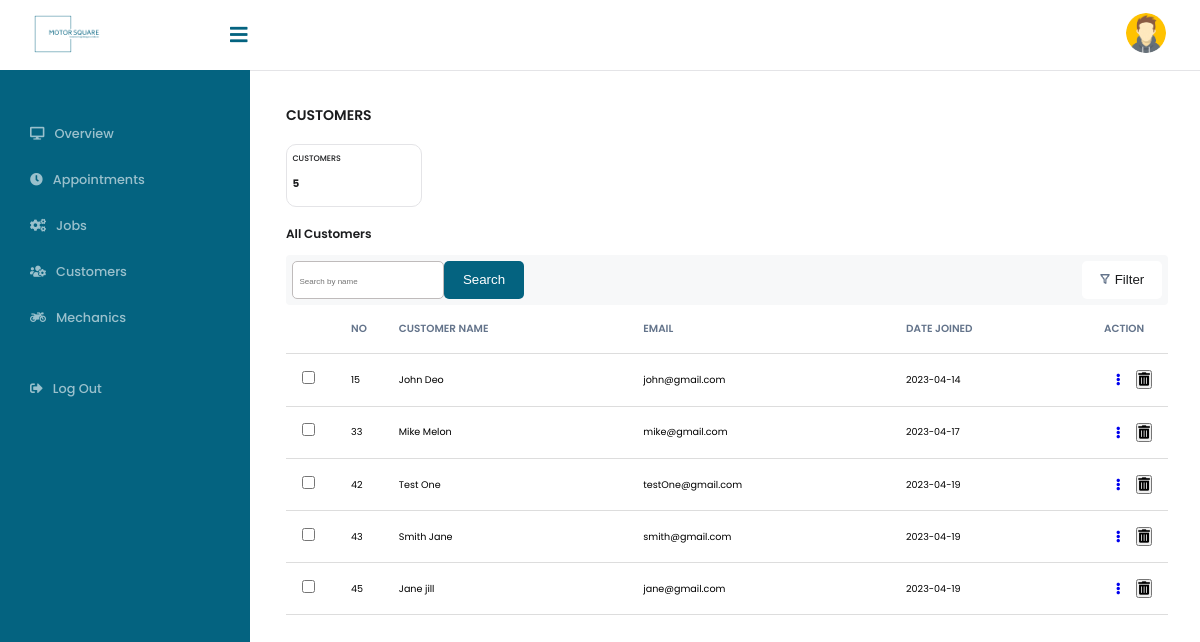
Page /admin/customers.php (signed in) on the committed database.
### tables this page shows
CREATE TABLE `user` (
  `userId` int(11) NOT NULL,
  `fullName` varchar(255) NOT NULL,
  `email` varchar(255) NOT NULL,
  `password` varchar(255) NOT NULL,
  `image` varchar(255) DEFAULT NULL,
  `phone` varchar(50) DEFAULT NULL,
  `level` int(1) NOT NULL,
  `dateJoined` date DEFAULT current_timestamp()
);

### admin/customers.php (the view, shortened to what this page needs)
<?php
require_once('../shared/connection.php');
$query = "SELECT * FROM user WHERE level = 2";
$queryResult = $connection->query($query);
$countCustomer="SELECT count(*) as total from user where level = 2";
$dataCustomer= $connection->query($countCustomer);
$totalCustomerCount=$dataCustomer->fetch_assoc();
require_once("../shared/header.php");
require_once('shared/sidebar.php');
?>
<div class="content">
      <div class="dashboard__overview">
        <p class="dashboard__title mt-sm">CUSTOMERS</p>
        <div class="card__box flex-display--column">
          <p class="card__box--title">CUSTOMERS</p>
          <p class="card__box--description"><?php echo $totalCustomerCount["total"]; ?></p>
        </div>
        <div class="dashboard__table-header flex-display">
          <p class="dashboard__subtitle">All Customers</p>
        </div>
        <div class="dashboard__search-header flex-display">
          <div class="dashboard__search-box flex-display">
            <input type="search" name="mainSearchJob" id="mainSearchJob" placeholder="Search by name" />
            <button class="btn btn-primary">Search</button>
          </div>
          <button class="btn btn-white btn-white-after">Filter</button>
        </div>
        <table>
          <thead>
            <tr>
              <th class="checkbox"></th>
              <th class="sn">NO</th>
              <th>Customer NAME</th>
              <th>Email</th>
              <th>DATE JOINED</th>
              <th class="action">Action</th>
            </tr>
          </thead>
          <tbody id="mainJobTable">
            <?php while($row=$queryResult->fetch_assoc()) {?>
            <tr>
              <td class="checkbox"><input type="checkbox" /></td>
              <td class="sn"><?php echo $row["userId"]; ?></td>
              <td><?php echo $row["fullName"]; ?></td>
              <td><?php echo $row["email"]; ?></td>
              <td><?php echo $row["dateJoined"]; ?></td>
              <td class="action">
                <div class="flex-display icon-size">
                <a href="customerJobHistory.php?userId=<?php echo $row["userId"]; ?>"><i class="fas fa-ellipsis-v three-dots edit-mechanic-data"></i></a>
                <form method="post">
                <button type="submit" name="submitUserId" id="submitUserId"><i class="fas fa-trash-alt delete-customer-data"></i></button>
                </form>
                </div>
              </td>
            </tr>
            <?php }?>
          </tbody>
        </table>
      </div>
    </div>
<?php require_once("../shared/footer.php"); ?>

### css/style.css (style rules this page uses)
* { margin: 0; padding: 0; }
*, *::after, *::before { margin: 0; padding: 0; }
*, *::before, *::after { box-sizing: inherit; }
html { box-sizing: border-box; font-size: 62.5%; font-family: "Poppins", sans-serif; }
@media only screen and (max-width: 75em) { html { font-size: 50%; } }
a, ul, li { list-style: none; text-decoration: none; }
body { font-family: "Poppins", sans-serif; font-weight: 500; font-style: normal; line-height: 1.6; text-decoration: none; -ms-overflow-style: none; scrollbar-width: none; }
.profile-icon-edit, .close-modal-job-processing, .select-admin-mechanic, .delete-mechanic-data, .edit-mechanic-data, .select-admin-job--2, .delete-customer-data, .select-admin-customer, .appoint-delete-icon, .pointer, .appointment-to-assign { cursor: pointer; }
.mt-sm { margin-top: 0.7rem; }
input, select, .text-area, .media-container { border: 1px solid #bfbbbb !important; }
p { padding: 0 !important; }
.btn { cursor: pointer; max-width: 28rem; border: none; border-radius: 5px; outline: none; padding: 0.8rem 0; min-width: 10rem; }
.btn-primary { background-color: #046380; color: white; }
.btn-white { background-color: #ffffff; color: #1b1c1e; width: 9rem; }
.btn-white-after::before { display: inline-block; background-image: url("/img/filter.png"); background-repeat: no-repeat; width: 15px; height: 13px; background-size: 10px 10px; content: ""; vertical-align: middle; }
.card__box { border: 1px solid #e4e4e7; padding: 0.68rem; border-radius: 10px; max-width: 17rem; width: 100%; }
.card__box--title { font-size: 1rem; font-weight: 500; line-height: 18px; color: #1b1c1e; text-transform: uppercase; }
.card__box--description { font-weight: 700; color: #1b1c1e; font-size: 1.3rem; line-height: 32px; }
table { border-collapse: collapse; width: 100%; margin-bottom: 5rem; }
table thead tr th { color: #64748b; font-size: 1.3rem; font-weight: 600; text-transform: uppercase; }
table tbody tr td { font-size: 1.2rem; font-weight: 400; }
th, td { text-align: left; padding: 16px; border-bottom: 1px solid #ddd; }
th { background-color: #ffffff; font-weight: bold; }
.checkbox { width: 20px; }
.sn { width: 30px; }
.action { width: 80px; }
.icon-size { font-size: 1.5rem; max-width: 6rem; }
.three-dots { text-align: center; margin-left: 1.5rem; cursor: pointer; }
.flex-display { display: flex; justify-content: space-between; }
.flex-display--column { display: flex; flex-direction: column; }
.dashboard__overview { max-width: 144rem; display: flex; overflow: hidden; flex-direction: column; }
.content { margin-left: 250px; height: 100vh; transition: 0.5s; margin-top: 70px; padding-top: 20px; padding-left: 4.5rem; padding-right: 4rem; }
.dashboard__title { font-size: 1.75rem; color: #1b1c1e; line-height: 38.25px; font-weight: 600; margin-bottom: 1.25rem; }
.dashboard__subtitle { font-size: 1.5rem; color: #1b1c1e; line-height: 25px; font-weight: 600; margin-bottom: 0.1rem; margin-top: 1.8rem; }
.dashboard__table-header { flex-wrap: wrap; align-items: center; margin-bottom: 1rem; }
.dashboard__search-header { padding: 0.75rem; background-color: #f7f8f9; border-radius: 4px; }
.dashboard__search-box { max-width: 28rem; width: 100%; }
.dashboard__search-box button { width: 100%; width: 10rem; }
.dashboard__search-box input { padding: 1.3rem 0.8rem; border-radius: 5px; outline: none; border: none; max-width: 19rem; background-color: #ffffff; }
.dashboard__search-box input::placeholder { font-size: 1rem; font-style: normal; font-weight: 400; text-align: left; }
form { display: flex; flex-direction: column; }
input[type="checkbox"] { margin-right: 0.5rem; }

### rows in the picture
user: userId "15", fullName "John Deo", email "john@gmail.com", dateJoined "2023-04-14"
user: userId "33", fullName "Mike Melon", email "mike@gmail.com", dateJoined "2023-04-17"
user: userId "42", fullName "Test One", email "testOne@gmail.com", dateJoined "2023-04-19"
user: userId "43", fullName "Smith Jane", email "smith@gmail.com", dateJoined "2023-04-19"
user: userId "45", fullName "Jane jill", email "jane@gmail.com", dateJoined "2023-04-19"

### other values in the picture
$totalCustomerCount["total"] "5"
